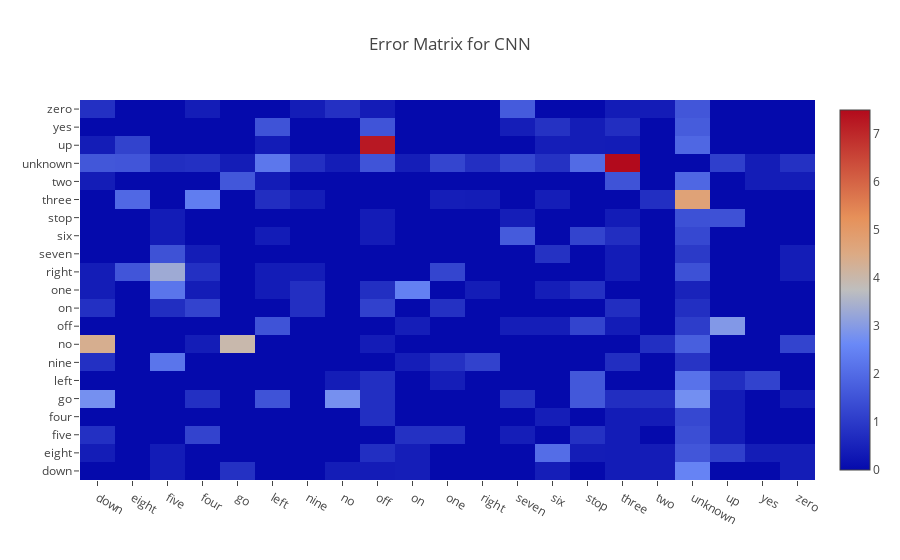

Notebook code cell kept with this figure:
### Markdown cell above
### Error matrix

### Code cell
cm = confusion_matrix(truth_labels, c_cnn_labels)
cm = np.divide(cm, cm.sum(axis=1)) * 100
np.fill_diagonal(cm, 0)
py.iplot(dict(
    data=[go.Heatmap(z=cm, x=classes, y=classes)],
    layout=go.Layout(title='Error Matrix for CNN')))

### Figure 1 — Plotly figure (JSON) as saved in the notebook; plotly's stock layout.template omitted (floating-point values rounded to 4 significant figures; data arrays with more than 128 entries replaced by an {"elided": "..."} marker saying what was removed)
{"data": [{"type": "heatmap", "x": ["down", "eight", "five", "four", "go", "left", "nine", "no", "off", "on", "one", "right", "seven", "six", "stop", "three", "two", "unknown", "up", "yes", "zero"], "y": ["down", "eight", "five", "four", "go", "left", "nine", "no", "off", "on", "one", "right", "seven", "six", "stop", "three", "two", "unknown", "up", "yes", "zero"], "z": {"elided": "21x21 float values"}}], "layout": {"title": "Error Matrix for CNN"}}
